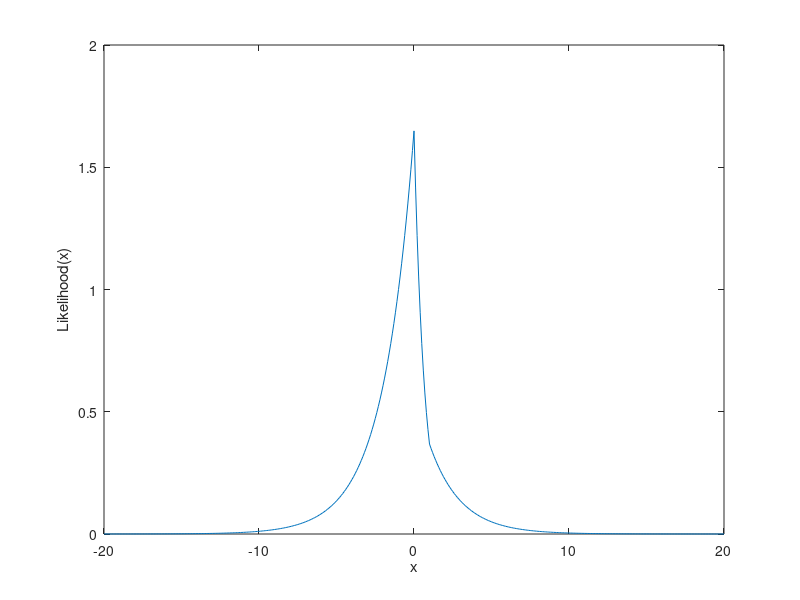

Recreate this plot in MATLAB.

clc; clear; close all;

x = -20:0.1:20;
a1=0; b1=1; a2=1; b2=2;
f = exp(abs(x-a2)/b2 - abs(x-a1)/b1);
plot(x, f)
xlabel('x')
ylabel('Likelihood(x)')